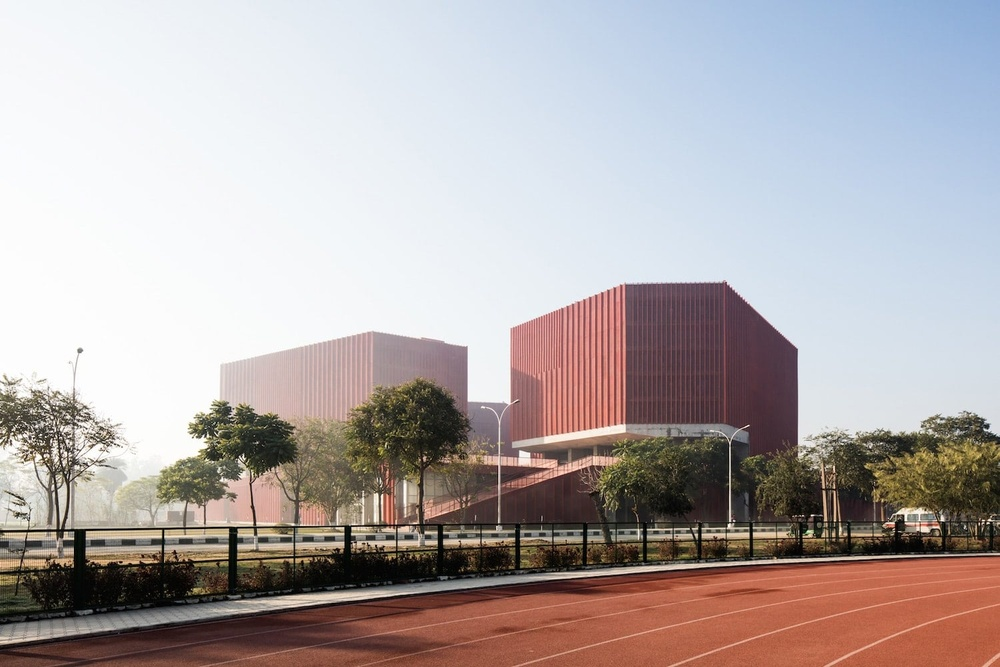
#> input picture image.jpg, 1000 x 667 px, shrunk from 1500 x 1000 before the run
$ jupyter execute lab_8.ipynb
#> lines starting #> are read from the running program, lines starting #| are printed output that depends on the picture
[cell 1]
# Write a program to generate following noises using equations derived
# from PDFs of noise distributions. Compare your output with those
# generated using inbuilt function imnoise. Plot the histograms of generated
# noise to determine the shape of the distribution.
# 1. Uniform noise
# 2. Gaussian noise
# 3. Erlang noise
# 4. Exponential noise
# 5. Rayleigh noise

[cell 2]
import cv2
import numpy as np
import matplotlib.pyplot as plt

# Read grayscale image
img = cv2.imread('image.jpg', 0)
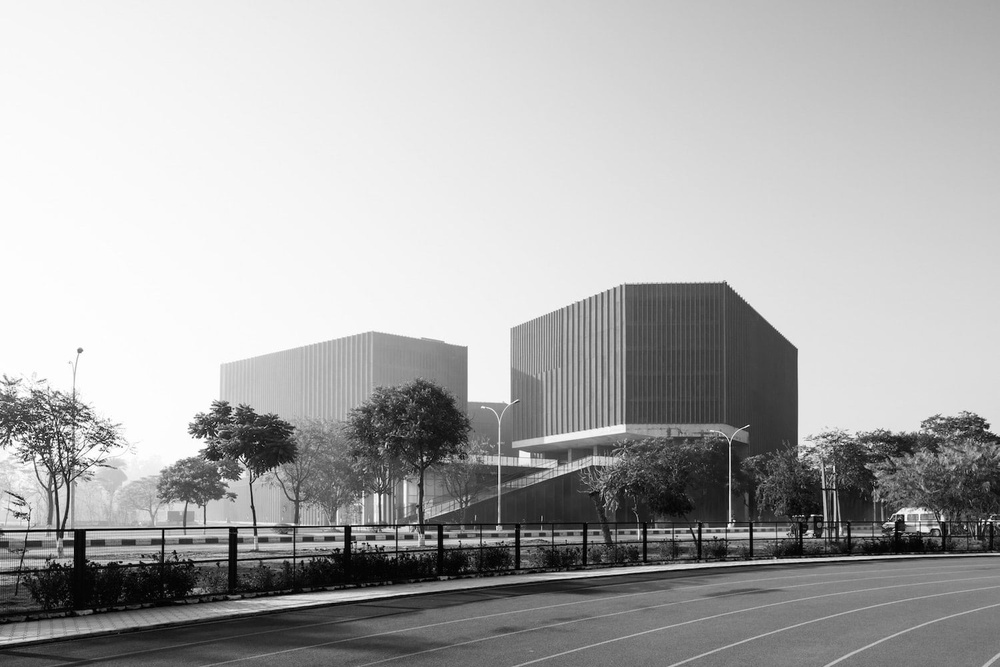
#> img: shape (667, 1000); min 0, max 255, mean 172.2

# Convert image into float format (0 to 1)
img = img.astype(np.float32) / 255.0

# Image dimensions
rows, cols = img.shape
#> rows = 667; cols = 1000

# Set random seed
np.random.seed(42)

# Parameters
a = -0.2
b = 0.2
mean = 0
sigma = 0.1
alpha = 2
beta = 0.1
rayleigh_sigma = 0.1

# 1. UNIFORM NOISE
uniform_noise = a + (b - a) * np.random.rand(rows, cols)
uniform_img = np.clip(img + uniform_noise, 0, 1)

# 2. GAUSSIAN NOISE
gaussian_noise = np.random.normal(mean, sigma, (rows, cols))
gaussian_img = np.clip(img + gaussian_noise, 0, 1)

# 3. ERLANG NOISE
erlang_noise = np.random.gamma(alpha, beta, (rows, cols))
erlang_noise = erlang_noise - alpha * beta
erlang_img = np.clip(img + erlang_noise, 0, 1)
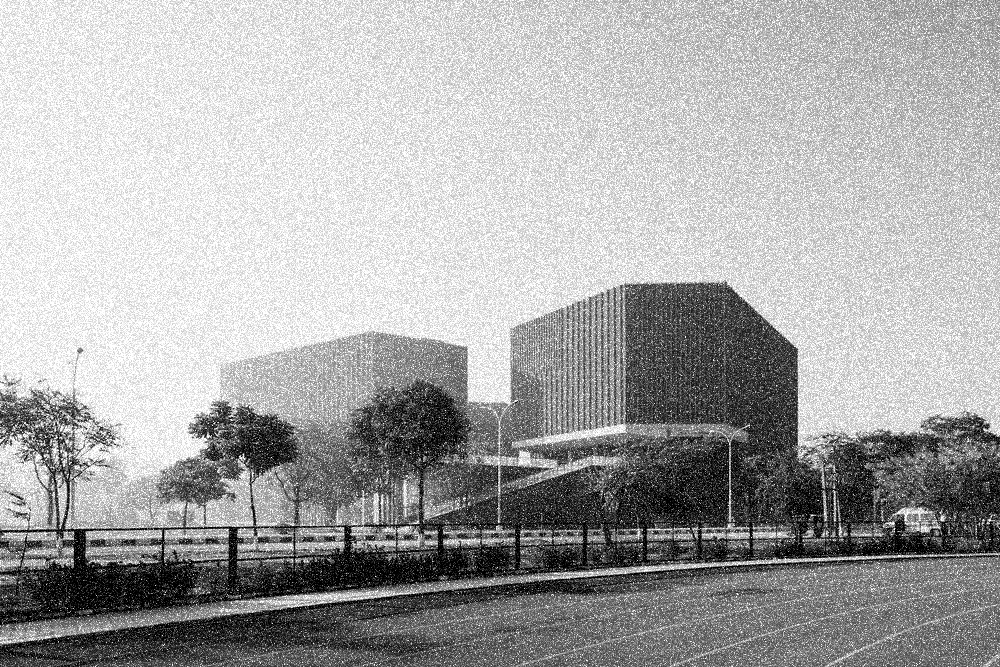
#> erlang_img: shape (667, 1000) float64; min 0, max 1, mean 0.659

# 4. EXPONENTIAL NOISE
exponential_noise = np.random.exponential(beta, (rows, cols))
exponential_noise = exponential_noise - beta
exponential_img = np.clip(img + exponential_noise, 0, 1)

# 5. RAYLEIGH NOISE
u1 = np.random.rand(rows, cols)
u2 = np.random.rand(rows, cols)

rayleigh_noise = rayleigh_sigma * np.sqrt(
    -2 * np.log(1 - u1)
)
rayleigh_noise = rayleigh_noise - rayleigh_sigma * np.sqrt(np.pi / 2)

rayleigh_img = np.clip(img + rayleigh_noise, 0, 1)


# Display original and noisy images
images = [
    img,
    uniform_img,
    gaussian_img,
    erlang_img,
    exponential_img,
    rayleigh_img
]

titles = [
    'Original Image',
    'Uniform Noise',
    'Gaussian Noise',
    'Erlang Noise',
    'Exponential Noise',
    'Rayleigh Noise'
]

plt.figure(figsize=(12, 8))

for i in range(6):
    plt.subplot(2, 3, i + 1)
    plt.imshow(images[i], cmap='gray', vmin=0, vmax=1)
    plt.title(titles[i])
    plt.axis('off')

plt.tight_layout()
plt.show()


# Plot histograms of generated noise
noises = [
    uniform_noise,
    gaussian_noise,
    erlang_noise,
    exponential_noise,
    rayleigh_noise
]

noise_titles = [
    'Uniform Noise Histogram',
    'Gaussian Noise Histogram',
    'Erlang Noise Histogram',
    'Exponential Noise Histogram',
    'Rayleigh Noise Histogram'
]

plt.figure(figsize=(12, 8))

for i in range(5):
    plt.subplot(2, 3, i + 1)
    plt.hist(noises[i].ravel(), bins=50, density=True)
    plt.title(noise_titles[i])
    plt.xlabel('Noise Value')
    plt.ylabel('Probability Density')
    plt.grid()

plt.tight_layout()
plt.show()
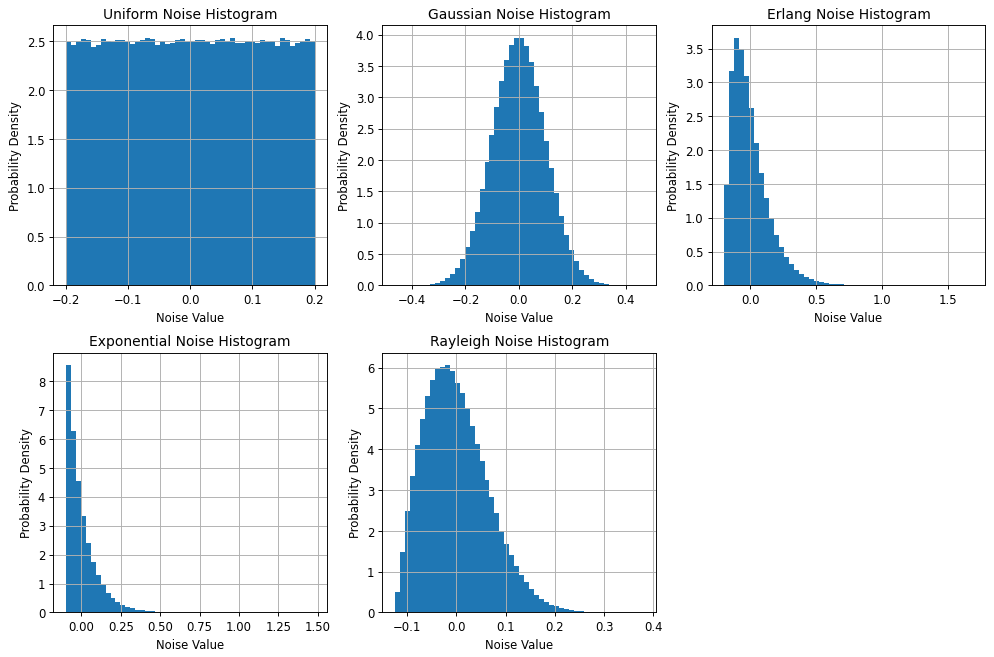
#> figure drawn by matplotlib, 5 panels; panel 1: tallest bar 2.54 high, from x = -0.072 to -0.064; panel 2: tallest bar 3.95 high, from x = -0.0169 to 0.00173; panel 3: tallest bar 3.66 high, from x = -0.124 to -0.0865; panel 4: tallest bar 8.56 high, from x = -0.1 to -0.0684
